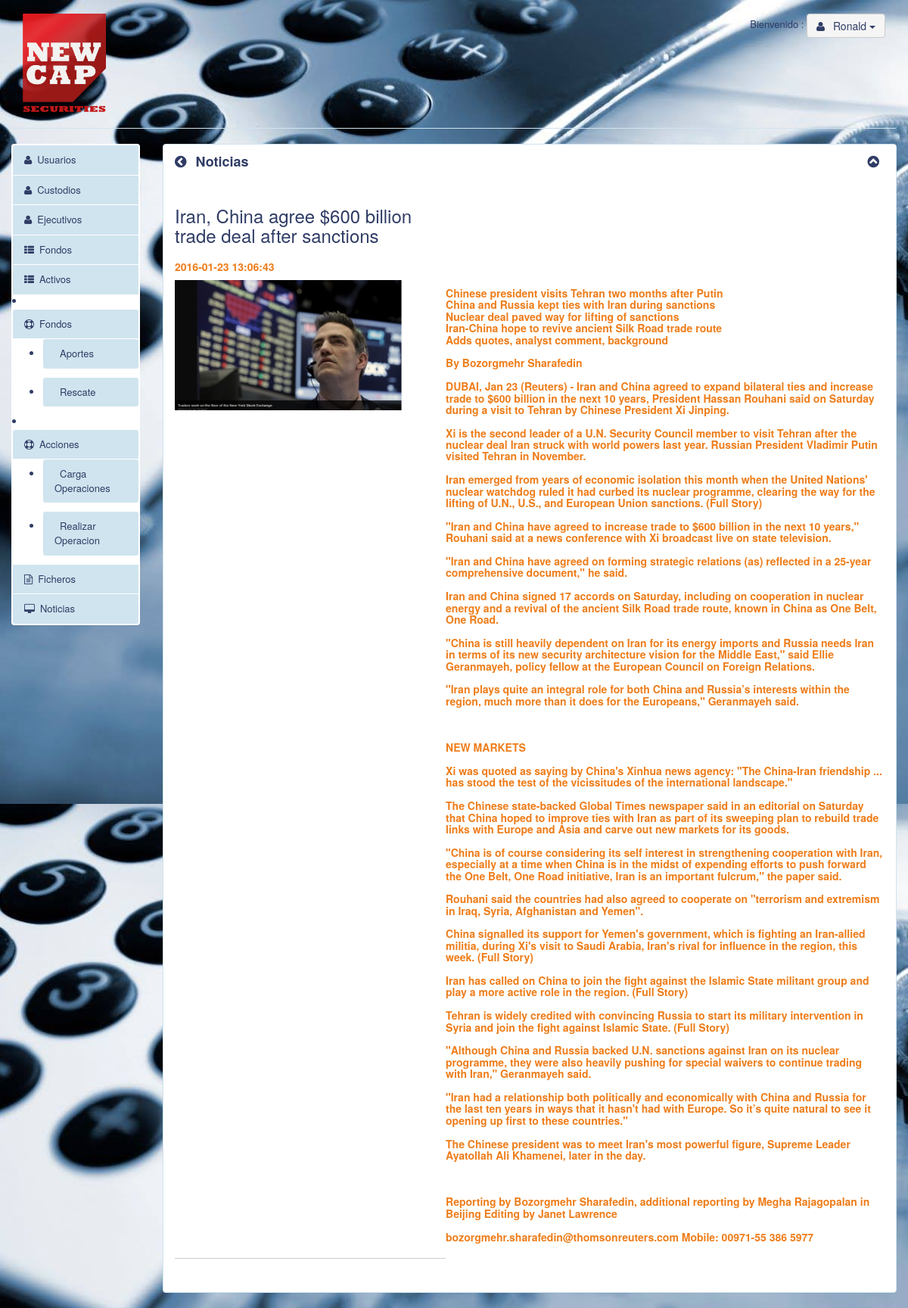
/ClienteNoticias.php (signed in), run on the app's committed database.
### tables this page shows
CREATE TABLE IF NOT EXISTS `noticias` (
  `idnoticias` int(10) unsigned NOT NULL AUTO_INCREMENT,
  `nombre` varchar(500) DEFAULT NULL,
  `descripcion` varchar(4000) DEFAULT NULL,
  `imagen` varchar(2000) DEFAULT NULL,
  `fecha` datetime DEFAULT NULL,
  `estado` int(11) DEFAULT NULL,
  PRIMARY KEY (`idnoticias`)
);

### Modelo/Noticias.class.php (called while the page is built, shortened)
<?php
require_once 'conexion.class.php';
class Noticias{
	function __construct() {
		$this->con = new DBManager();
	}
    function ObtenerNoticiaDia()
    {
        $query="SELECT * FROM noticias
                WHERE estado = 1 ";
        $query.="ORDER BY fecha desc ";
        $arreglo = mysql_query($query);
        return $arreglo;
    }
}

### Modelo/conexion.class.php (called while the page is built, shortened)
<?php
class DBManager {
    function DBManager() {
        $this->BaseDatos = "db_newcapital";
    }
    function conectar() {
        return true;
    }
}
?>

### ClienteNoticias.php (the view, shortened to what this page needs)
<?php
if ($_SESSION['usuario']) {
	include 'Modelo/Noticias.class.php';
	$Noticias = new Noticias();
	?>
	<!DOCTYPE html>
	<html lang="en" class="no-js">
	<head>
	<link href="static/styles/main.css" rel="stylesheet">
	</head>
	<body>
		<div class="container">
	<?php include('Cabecera.php'); ?>
	<div class="row">
	<?php include('Menu.php');?>
	<div class="col-md-10" id="contenedorprincipal">
					<div class="panel panel-default" id="importacion">
						<div class="panel-heading">
							<strong><span id="omenu" class="fa fa-chevron-circle-left"></span>
								Noticias</strong> <span class="pull-right"><span
								id="oprincipal" class="fa fa-chevron-circle-up"></span>
						</div>
						<div class="panel-body">
									<table >
									<?php
									$query = $Noticias->ObtenerNoticiaDia();
									while ( $var = mysql_fetch_array ( $query ) ) {
									?>
									<tr>
									  <td><h3><?php echo nl2br(stripslashes($var['nombre'])); ?></h3></td>
									</tr>
									<tr>
									  <td><h5><?php echo$var['fecha']; ?></h5></td>
									</tr>
									<tr>
									  <td valign="top"><img src="<?php echo substr($var['imagen'],3);?>" style="width:300px"/></td>
									  <td><h5><?php echo nl2br(stripslashes($var['descripcion'])); ?></h5></td>
									</tr>
									<tr>
										<td><hr></td>
									</tr>
									<?php }?>
									</table>
							<div class="nav">
							</div>
						</div>
					</div>
				</div>
			</div>
		</div>
	</body>
	</html>
<?php }else {
    header("Location: index.php");
}
?>

### static/styles/main.css (style rules this page uses)
.fa { margin-right: 7px; }
.container { width: 100%; background:url(../images/back.jpg); }
.panel-default > .panel-heading { color: #2f3c65; }
.panel-default { border:1px solid #d0e4ef; }
body { font-size: 13px; color:#2f3c65; }
hr { border-top-color:#ccc;margin:10px 0; }
h5,h6 { color:#ee7d1a;font-weight: bold; }
.panel-heading { font-weight: bold;font-size: 18px;background-color: white !important;border: 0; }

### data on the page
noticias: nombre "Iran, China agree $600 billion trade deal after sanctions", fecha "2016-01-23 13:06:43", imagen (picture), descripcion "Chinese president visits Tehran two months after Putin China and Russia kept ties with Iran during sanctions Nuclear deal paved way for lifting of sanctions Iran-China hope to revive ancient Silk Road trade route Adds quotes, analyst comment, background By Bozorgmehr Sharafedin DUBAI, Jan 23 (Reuters) - Iran and China agreed to expand bilateral ties and increase trade to $600 billion in the next 10 years, President Hassan Rouhani said on Saturday during a visit to Tehran by Chinese President Xi Jinping. Xi is the second leader of a U.N. Security Council member to visit Tehran after the nuclear deal Iran struck with world powers last year. Russian President Vladimir Putin visited Tehran in…"

### other printed values
$_SESSION['nombre'] "Ronald"
